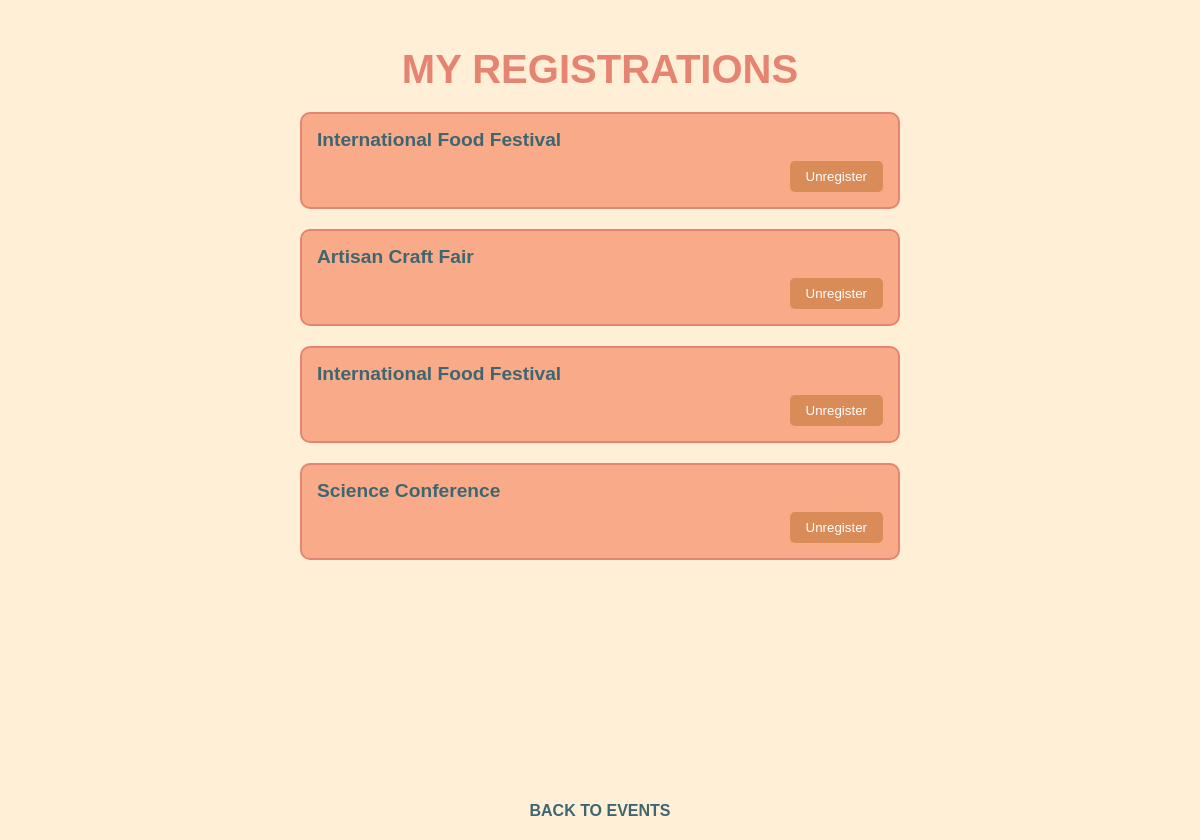
Page /my_registrations/ (signed in) on the committed database.
### events/models.py (models this page shows, shortened)
class Registration(models.Model):
    event = models.ForeignKey(Event, on_delete=models.CASCADE)
    user = models.ForeignKey(User, on_delete=models.CASCADE)
    registered_at = models.DateTimeField(auto_now_add=True)

class Event(models.Model):
    title = models.CharField(max_length=200)
    description = models.TextField()
    date = models.DateTimeField()
    location = models.CharField(max_length=200)

### events/views.py (the view)
# urls.py: path('my_registrations/', event_views.my_registrations, name='my_registrations'),
@login_required
def my_registrations(request):
    registrations = Registration.objects.filter(user=request.user)
    return render(request, 'my_registrations.html', {'registrations': registrations})

### events/templates/my_registrations.html (shortened to what this page needs)
<!DOCTYPE html>
<html lang="en">
<head>
</head>
<body>
    <h1>My Registrations</h1>
    <ul class="registrations-list">
        {% for registration in registrations %}
            <li class="registration-item">
                <a class="event-title" href="{% url 'event_detail' registration.event.id %}">{{ registration.event.title }}</a>
                <div class="event-actions">
                    <form method="post" action="{% url 'event_unregister' registration.id %}">
                        <button type="submit">Unregister</button>
                    </form>
                </div>
            </li>
        {% endfor %}
    </ul>
    <a class="back-link" href="{% url 'event_list' %}">Back to Events</a>
</body>
</html>

### events/templates/my_registrations.html (style rules this page uses)
body { font-family: Arial, sans-serif; background-color: #ffefd7; color: #976678; margin: 0; padding: 20px; display: flex; flex-direction: column; align-items: center; min-height: 100vh; }
h1 { font-size: 2.5em; margin-bottom: 20px; color: #e68472; text-align: center; text-transform: uppercase; }
.registrations-list { list-style-type: none; padding: 0; margin: 0; max-width: 600px; width: 100%; }
.registration-item { margin-bottom: 20px; background-color: #f9ab89; padding: 15px; border: 2px solid #e68472; border-radius: 10px; transition: transform 0.3s ease; }
.event-title { color: #3e6670; text-decoration: none; font-weight: bold; font-size: 1.2em; }
.event-actions { display: flex; justify-content: flex-end; margin-top: 10px; }
form { margin: 0; }
button[type="submit"] { background-color: #d98b58; color: white; padding: 8px 16px; border: none; border-radius: 5px; cursor: pointer; transition: background-color 0.3s ease, color 0.3s ease; }
.back-link { display: block; margin-top: auto; color: #3e6670; text-decoration: none; font-size: 16px; text-align: center; font-weight: bold; text-transform: uppercase; }

### rows in the picture
Registration: event "International Food Festival"
Registration: event "Artisan Craft Fair"
Registration: event "International Food Festival"
Registration: event "Science Conference"
